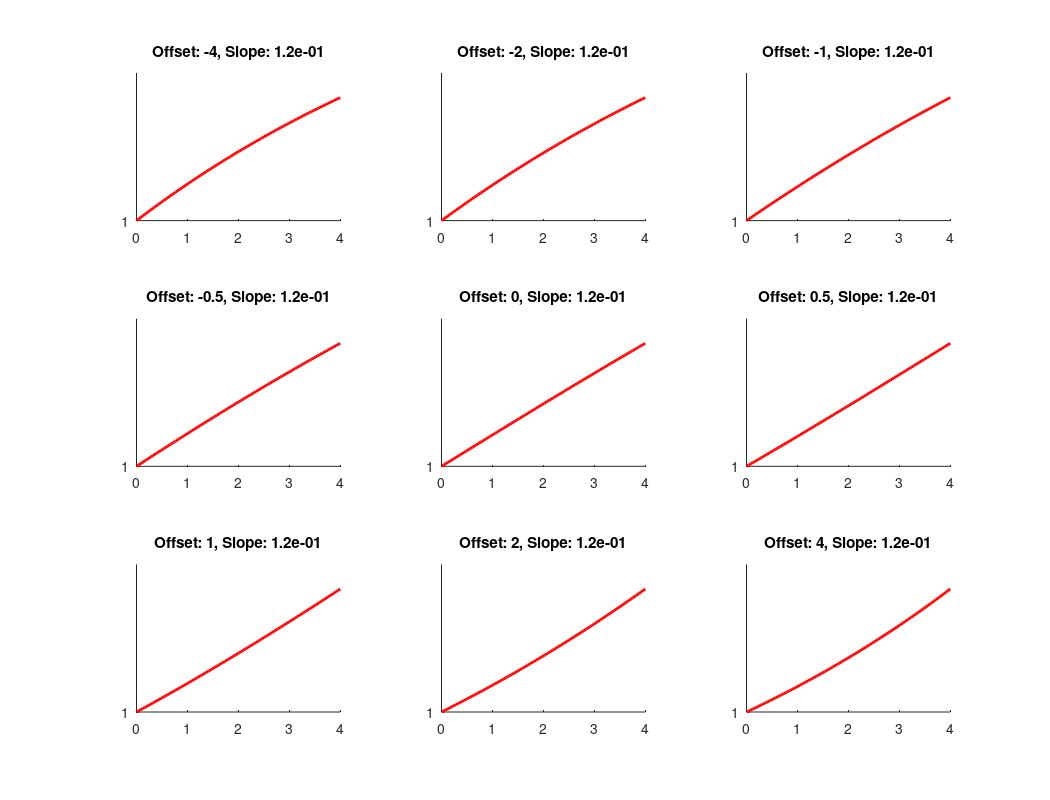
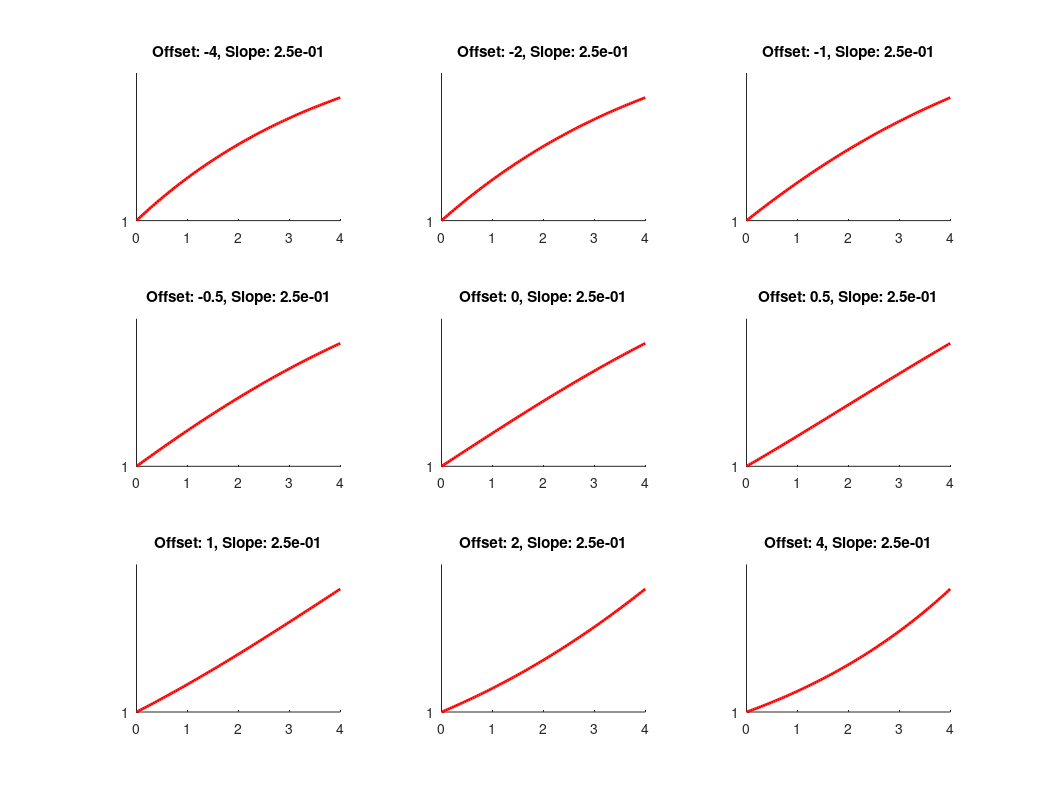
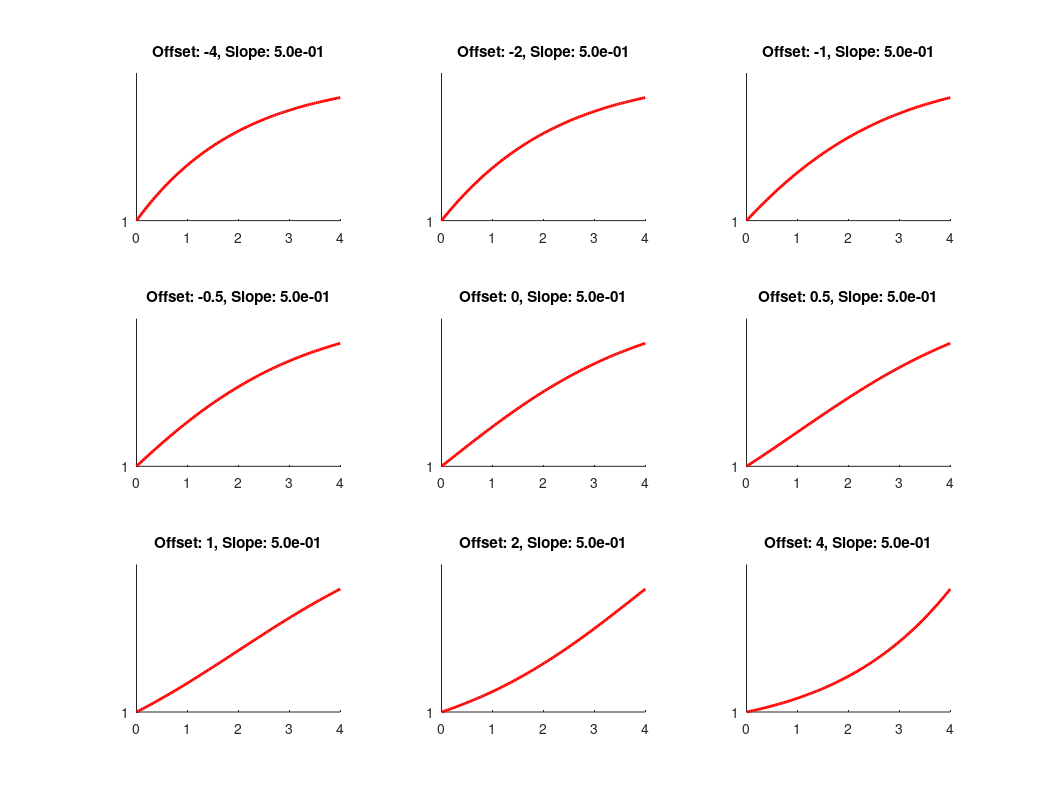
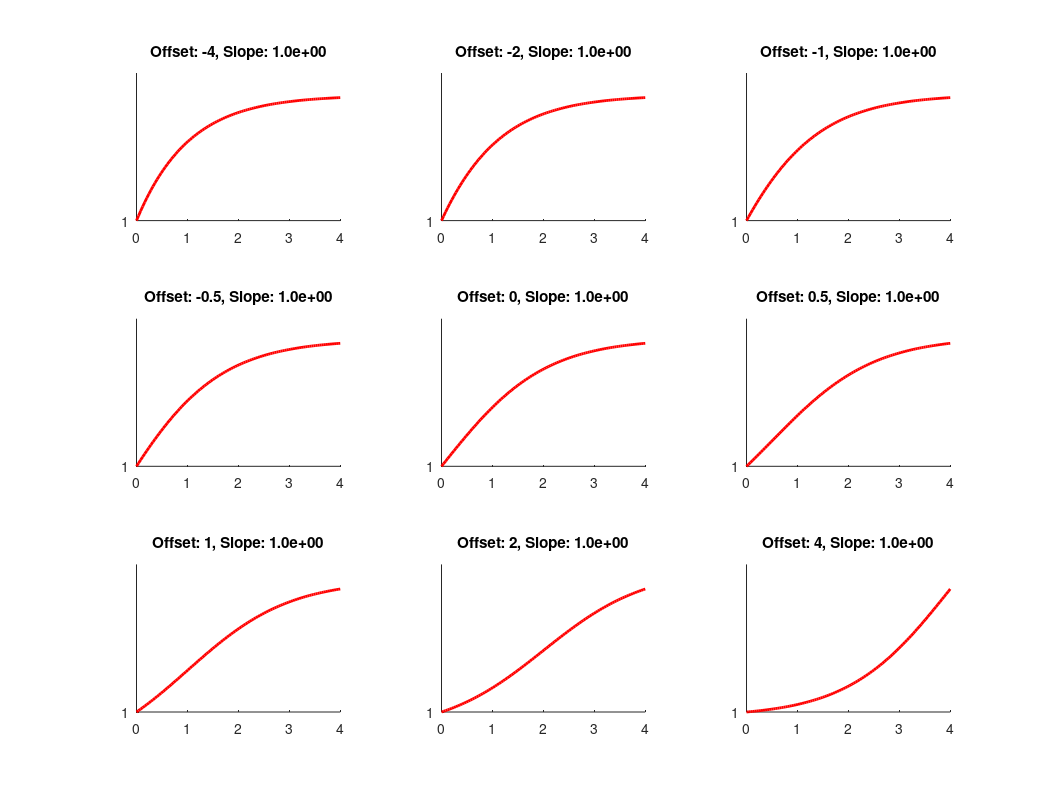

These charts were generated, in order, by the following MATLAB code:
clear; close all; clc
K_vec  = [1/8 .25 .5 1 2 4 8];
X_vec_ofK = [-4 -2 -1 -.5 0 .5 1 2 4];

SP0 = linspace(0,4,100);
for i_K = 1:length(K_vec)
    figure; LW = 2
    for i_X0 = 1:length(X_vec_ofK)
        K = K_vec(i_K);
        X0 = X_vec_ofK(i_X0)/ K;
        logistic_vals = 1./ (1 + exp(-K * ( SP0 - X0) ) ) + (  1- 1/(1+exp(K*X0)) );
        % plot(sort(SP0), sort(logistic_vals))
        ymax = 1.2* (max(logistic_vals)-1) + 1;
        
        subplot(3,3, i_X0); hold on
        plot(SP0, logistic_vals, 'r','linewidth', LW)
        ylim([1,ymax]);  set(gca, 'ytick', [1]);
        set(gca,'fontsize',10)
        title(sprintf('Offset: %d, Slope: %1.1e', X_vec_ofK(i_X0),K));
        
        
    end
    orient landscape
    eval(sprintf('print -dpdf Logistics_Slope_%1.1e_withoffsets.pdf', K))
end